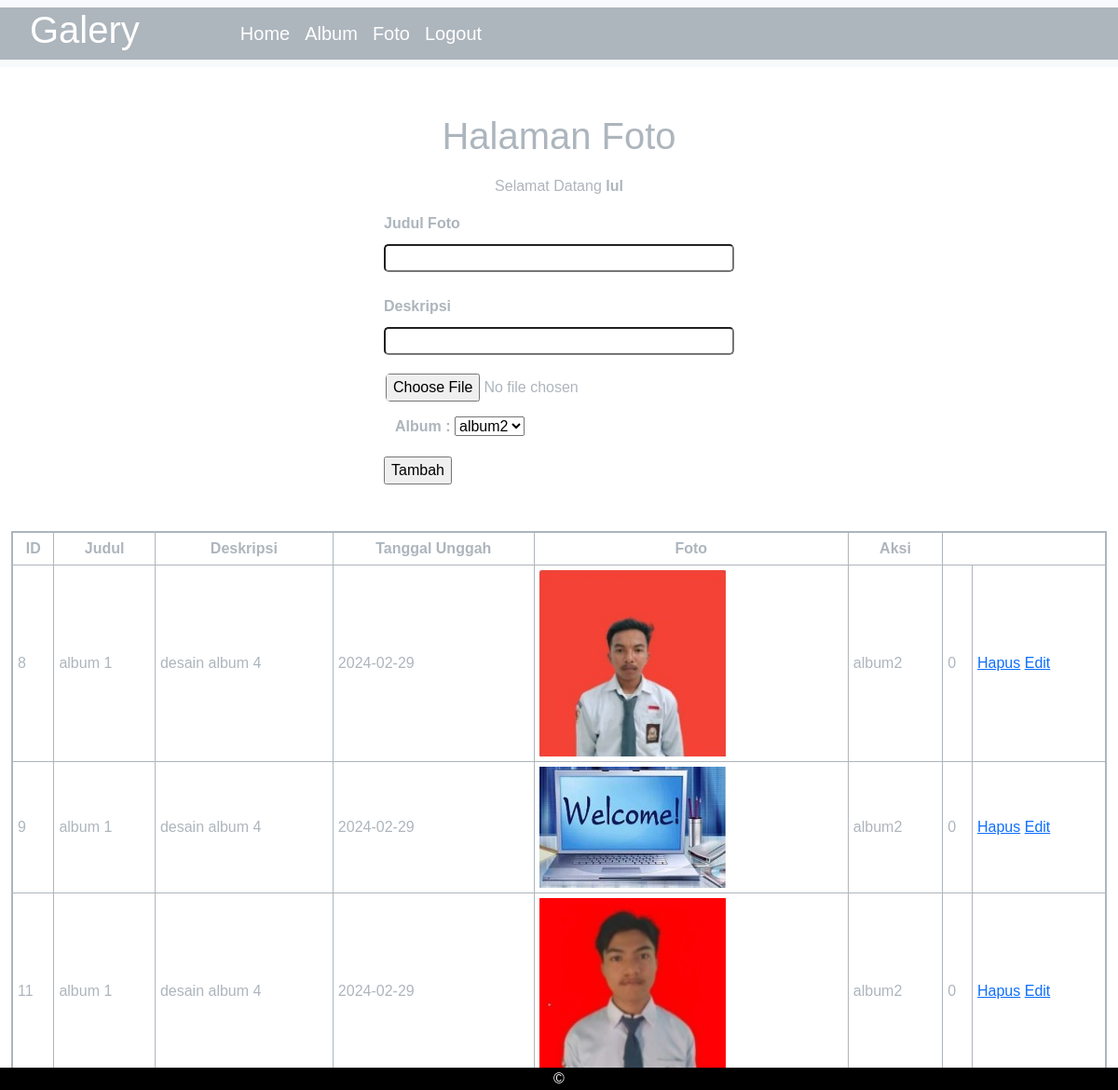
Screenshot of /gallery/foto.php (signed in) with the database file from the repository.
### tables this page shows
CREATE TABLE `foto` (
  `fotoid` int(11) NOT NULL,
  `judulfoto` varchar(255) NOT NULL,
  `deskripsifoto` text NOT NULL,
  `tanggalunggah` date NOT NULL,
  `lokasifile` varchar(255) NOT NULL,
  `albumid` int(11) NOT NULL,
  `userid` int(11) NOT NULL
);

CREATE TABLE `album` (
  `albumid` int(11) NOT NULL,
  `namaalbum` varchar(255) NOT NULL,
  `deskripsi` text NOT NULL,
  `tanggaldibuat` date NOT NULL,
  `userid` int(11) NOT NULL
);

### gallery/foto.php (the view, shortened to what this page needs)
<!DOCTYPE html>
<html lang="en">
<head>
    <link href="https://cdn.jsdelivr.net/npm/bootstrap@5.0.2/dist/css/bootstrap.min.css" rel="stylesheet">
</head>
<body>
    <?php
        if(!isset($_SESSION['userid'])) {
        } else {
    ?>
<nav class="navbar navbar-expand-lg navbar-light bg-light padding-top:40px">
  <div class="container-fluid" style="background-color: #adb5bd;">
    <h1 style="color: white; padding-left: 20px; padding-right: 100px;">Galery</h1>
    <div class="collapse navbar-collapse" id="navbarSupportedContent">
      <ul class="navbar-nav me-auto mb-2 mb-lg-0">
        <li class="nav-item">
          <a class="nav-link active" aria-current="page" href="home.php" style="color: white; font-size: 20px;">Home</a>
        </li>
        <li class="nav-item">
          <a class="nav-link" href="album.php" style="color: white; font-size: 20px;">Album</a>
        </li>
        <li class="nav-item">
          <a class="nav-link" href="foto.php" style="color: white; font-size: 20px;">Foto</a>
        </li>
        <li class="nav-item">
          <a class="nav-link" href="logout.php" style="color: white; font-size: 20px;">Logout</a>
        </li>
      </ul>
    </div>
  </div>
</nav>
<h1 style="padding-top: 50px; text-align: center;">Halaman Foto</h1>
<p style="padding-top: 10px; text-align: center;">Selamat Datang <b><?= $_SESSION['namalengkap'] ?></b></p>
    <?php
        }
    ?>
<div class="container" style="margin: 0 auto; width: 400px;">
        <form action="tambah_foto.php" method="post" enctype="multipart/form-data">
            <label for="judulfoto" style=" color:  #adb5bd; font-weight: bold; text-align: center; padding-top: -30px; padding-bottom: 10px;">Judul Foto</label>
            <input type="text" name="judulfoto" id="judulfoto" style="border-radius: 5px; width: 100%;">
            <label for="deskripsifoto" style=" color:  #adb5bd; font-weight: bold; text-align: center; padding-top: 25px; padding-bottom: 10px;">Deskripsi</label>
            <input type="text" name="deskripsifoto" id="deskripsifoto" style="border-radius: 5px; width: 100%;">
            <div class="container" style="padding-top: 20px; margin-left: -10px;">
              <input type="file" name="lokasifile" id="lokasifile" style="border-radius: 5px; width: 100%;">
            </div>
            <div class="container" style="padding-top: 15px;">
            <label for="albumid" style="color:  #adb5bd; font-weight: bold; text-align: center; padding-top: -30px; padding-bottom: 10px;">Album : </label>
                    <select name="albumid">
                        <?php
                            include "koneksi.php";
                            $userid = $_SESSION['userid'];
                            $sql = mysqli_query($conn,"select * from album where userid='$userid'");
                            while($data = mysqli_fetch_array($sql)) {
                        ?>
                            <option value="<?= $data['albumid'] ?>"><?= $data['namaalbum'] ?></option>
                        <?php
                            }
                        ?>
                    </select>
                    </div>
            <div class="container" style="padding-top: 10px; padding-bottom: 50px; margin-left: -12px;">
                <input type="submit" value="Tambah">
            </div>
        </form>
    </div>
<div class="container-fluid">
<table class="table-bordered" border="1" cellpadding="5" cellspacing="0" style="width: 100%; border: 2px solid  #adb5bd;">
        <tr>
            <th style="text-align: center; background-color: white; color: #adb5bd;">ID</th>
            <th style="text-align: center; background-color: white; color: #adb5bd;">Judul</th>
            <th style="text-align: center; background-color: white; color: #adb5bd;">Deskripsi</th>
            <th style="text-align: center; background-color: white; color: #adb5bd;">Tanggal Unggah</th>
            <th style="text-align: center; background-color: white; color: #adb5bd;">Foto</th>
            <th style="text-align: center; background-color: white; color: #adb5bd;">Aksi</th>
        </tr><?php
            include "koneksi.php";
            $userid = $_SESSION['userid'];
            $sql = mysqli_query($conn,"select * from foto,album where foto.userid='$userid' and foto.albumid=album.albumid");
            while($data = mysqli_fetch_array($sql)) {
        ?>
        <tr>
            <td><?= $data['fotoid'] ?></td>
            <td><?= $data['judulfoto'] ?></td>
            <td><?= $data['deskripsifoto'] ?></td>
            <td><?= $data['tanggalunggah'] ?></td>
            <td>
                <img src="gambar/<?= $data['lokasifile'] ?>" width="200px">
            </td>
            <td><?= $data['namaalbum'] ?></td>
            <td>
                <?php
                    $fotoid = $data['fotoid'];
                    $sql2 = mysqli_query($conn, "select * from likefoto where fotoid='$fotoid'");
                    echo mysqli_num_rows($sql2);
                ?>
            </td>
            <td>
                <a href="hapus_foto.php?fotoid=<?= $data['fotoid'] ?>">Hapus</a>
                <a href="edit_foto.php?fotoid=<?= $data['fotoid'] ?>">Edit</a>
            </td>
        </tr>
        <?php
            }
        ?>
    </table>
    </div>
    <div class="container-fluid fixed-bottom" style="background-color: black; text-align: center; color: white;"> &copy; </div>
</body>
</html>

### gallery/foto.php (style rules this page uses)
body { color: #adb5bd; background-color: white; font-family: arial; }

### rows the page displays
foto: fotoid "8", judulfoto "album 1", deskripsifoto "desain album 4", tanggalunggah "2024-02-29", lokasifile (picture), albumid.namaalbum "album2", mysqli_num_rows($sql2) "0"
foto: fotoid "9", judulfoto "album 1", deskripsifoto "desain album 4", tanggalunggah "2024-02-29", lokasifile (picture), albumid.namaalbum "album2", mysqli_num_rows($sql2) "0"
foto: fotoid "11", judulfoto "album 1", deskripsifoto "desain album 4", tanggalunggah "2024-02-29", lokasifile (picture), albumid.namaalbum "album2", mysqli_num_rows($sql2) "0"

### other values shown
$_SESSION['namalengkap'] "lul"
form field albumid "album2"
